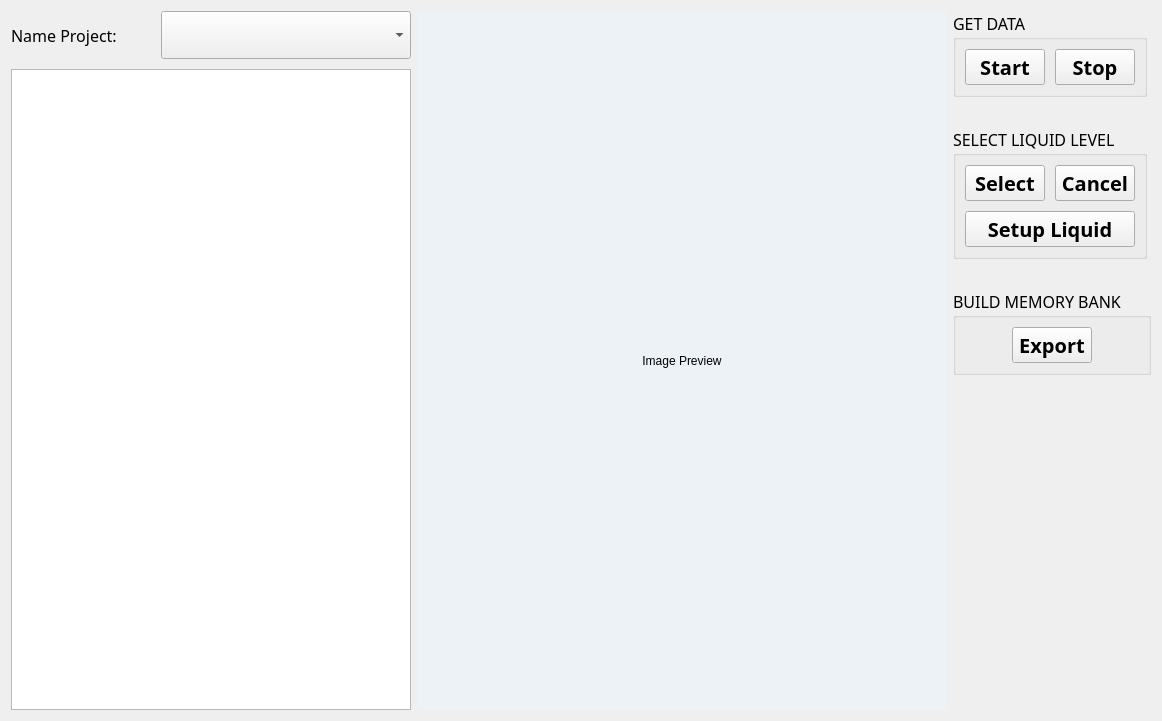
<?xml version="1.0" encoding="UTF-8"?>
<ui version="4.0">
 <class>Form</class>
 <widget class="QWidget" name="Form">
  <property name="geometry">
   <rect>
    <x>0</x>
    <y>0</y>
    <width>1162</width>
    <height>721</height>
   </rect>
  </property>
  <property name="windowTitle">
   <string>Data Acquisition</string>
  </property>
  <property name="styleSheet">
   <string notr="true">
/* ── Global ── */
QWidget {
    background-color: #F7F8FA;
    font-family: &quot;Segoe UI&quot;, Arial, sans-serif;

    color: #1A202C;
}

/* ── GroupBox ── */
QGroupBox {
    background-color: #FFFFFF;
    border: 1px solid #E2E8F0;
    border-radius: 8px;
    margin-top: 16px;
    padding: 12px 10px 10px 10px;
}
QGroupBox::title {
    subcontrol-origin: margin;
    subcontrol-position: top center;
    padding: 0 10px;
    color: #4A5568;

    font-weight: bold;
    letter-spacing: 1px;
}

/* ── Labels ── */
QLabel {
    background-color: transparent;
    color: #4A5568;

}

/* ── ComboBox ── */
QComboBox {
    background-color: #FFFFFF;
    border: 1px solid #CBD5E0;
    border-radius: 6px;
    padding: 6px 12px;

    min-height: 34px;
}
QComboBox:hover { border-color: #2563EB; }
QComboBox QAbstractItemView {
    background-color: #FFFFFF;
    border: 1px solid #E2E8F0;
    border-radius: 6px;
    selection-background-color: #EBF4FF;
    selection-color: #2563EB;
    padding: 4px;
}

/* ── TreeView ── */
QTreeView {
    background-color: #FFFFFF;
    border: 1px solid #E2E8F0;
    border-radius: 6px;

    color: #1A202C;
    outline: none;
    alternate-background-color: #F7FAFC;
}
QTreeView::item {
    padding: 5px 8px;
}
QTreeView::item:selected {
    background-color: #EBF4FF;
    color: #2563EB;
}
QTreeView::item:hover {
    background-color: #F7FAFC;
}
QTreeView::branch:selected {
    background-color: #EBF4FF;
}
QHeaderView::section {
    background-color: #EDF2F7;
    border: none;
    border-right: 1px solid #E2E8F0;
    border-bottom: 1px solid #E2E8F0;
    padding: 6px 10px;

    font-weight: bold;
    color: #4A5568;
}

/* ── Image label ── */
ClickableLabel, QLabel#img_show {
    background-color: #1A202C;
    border: 1px solid #2D3748;
    border-radius: 6px;
    color: #4A5568;

}

/* ── Buttons: Start (green) ── */
QPushButton#btn_start_get_data {
    background-color: #38A169;
    color: #FFFFFF;

    font-weight: bold;
    border: none;
    border-radius: 7px;
    padding: 0 20px;
    min-height: 44px;
    min-width: 120px;
    max-width: 120px;
}
QPushButton#btn_start_get_data:hover { background-color: #2F855A; }
QPushButton#btn_start_get_data:pressed { background-color: #276749; }

/* ── Buttons: Stop (red outline) ── */
QPushButton#btn_stop_get_data {
    background-color: #FFFFFF;
    color: #E53E3E;

    font-weight: bold;
    border: 2px solid #FC8181;
    border-radius: 7px;
    padding: 0 20px;
    min-height: 44px;
    min-width: 120px;
    max-width: 120px;
}
QPushButton#btn_stop_get_data:hover {
    background-color: #FFF5F5;
    border-color: #E53E3E;
}
QPushButton#btn_stop_get_data:pressed { background-color: #FED7D7; }

/* ── Buttons: Select (amber) ── */
QPushButton#btn_select_template {
    background-color: #D97706;
    color: #FFFFFF;

    font-weight: bold;
    border: none;
    border-radius: 7px;
    padding: 0 20px;
    min-height: 44px;
    min-width: 120px;
    max-width: 120px;
}
QPushButton#btn_select_template:hover { background-color: #B45309; }
QPushButton#btn_select_template:pressed { background-color: #92400E; }

/* ── Buttons: Cancel (red outline) ── */
QPushButton#btn_cancle_select {
    background-color: #FFFFFF;
    color: #E53E3E;

    font-weight: bold;
    border: 2px solid #FC8181;
    border-radius: 7px;
    padding: 0 20px;
    min-height: 44px;
    min-width: 120px;
    max-width: 120px;
}
QPushButton#btn_cancle_select:hover {
    background-color: #FFF5F5;
    border-color: #E53E3E;
}
QPushButton#btn_cancle_select:pressed { background-color: #FED7D7; }

/* ── Buttons: Blue (Setup liquid, Export) ── */
QPushButton#btn_setup_liquid, QPushButton#build_memory_bank {
    background-color: #2563EB;
    color: #FFFFFF;

    font-weight: bold;
    border: none;
    border-radius: 7px;
    padding: 0 20px;
    min-height: 44px;
    min-width: 120px;
    max-width: 180px;
}
QPushButton#btn_setup_liquid:hover, QPushButton#build_memory_bank:hover {
    background-color: #1D4ED8;
}
QPushButton#btn_setup_liquid:pressed, QPushButton#build_memory_bank:pressed {
    background-color: #1E40AF;
}
   </string>
  </property>
  <layout class="QHBoxLayout" name="horizontalLayout_8">
   <item>
    <layout class="QVBoxLayout" name="verticalLayout">
     <property name="spacing">
      <number>10</number>
     </property>
     <item>
      <layout class="QHBoxLayout" name="horizontalLayout">
       <property name="spacing">
        <number>8</number>
       </property>
       <item>
        <widget class="QLabel" name="label_4">
         <property name="minimumSize">
          <size>
           <width>100</width>
           <height>0</height>
          </size>
         </property>
         <property name="maximumSize">
          <size>
           <width>150</width>
           <height>16777215</height>
          </size>
         </property>
         <property name="font">
          <font>
           <family>Segoe UI,Arial,sans-serif</family>
           <pointsize>12</pointsize>
          </font>
         </property>
         <property name="text">
          <string>Name Project:</string>
         </property>
        </widget>
       </item>
       <item>
        <widget class="QComboBox" name="name_project">
         <property name="minimumSize">
          <size>
           <width>250</width>
           <height>48</height>
          </size>
         </property>
         <property name="maximumSize">
          <size>
           <width>250</width>
           <height>16777215</height>
          </size>
         </property>
         <property name="font">
          <font>
           <family>Segoe UI,Arial,sans-serif</family>
           <pointsize>12</pointsize>
          </font>
         </property>
        </widget>
       </item>
      </layout>
     </item>
     <item>
      <widget class="QTreeView" name="treeView_img">
       <property name="sizePolicy">
        <sizepolicy hsizetype="Fixed" vsizetype="Expanding">
         <horstretch>0</horstretch>
         <verstretch>0</verstretch>
        </sizepolicy>
       </property>
       <property name="minimumSize">
        <size>
         <width>300</width>
         <height>0</height>
        </size>
       </property>
       <property name="maximumSize">
        <size>
         <width>400</width>
         <height>16777215</height>
        </size>
       </property>
       <property name="font">
        <font>
         <family>Segoe UI,Arial,sans-serif</family>
         <pointsize>12</pointsize>
        </font>
       </property>
       <property name="alternatingRowColors">
        <bool>true</bool>
       </property>
      </widget>
     </item>
    </layout>
   </item>
   <item>
    <widget class="ClickableLabel" name="img_show">
     <property name="minimumSize">
      <size>
       <width>300</width>
       <height>300</height>
      </size>
     </property>
     <property name="styleSheet">
      <string notr="true">background-color: #EDF2F7;</string>
     </property>
     <property name="text">
      <string>Image Preview</string>
     </property>
     <property name="alignment">
      <set>Qt::AlignCenter</set>
     </property>
    </widget>
   </item>
   <item>
    <layout class="QVBoxLayout" name="verticalLayout_4">
     <item>
      <layout class="QVBoxLayout" name="verticalLayout_3">
       <property name="spacing">
        <number>30</number>
       </property>
       <item>
        <widget class="QGroupBox" name="groupBox_3">
         <property name="sizePolicy">
          <sizepolicy hsizetype="Fixed" vsizetype="Preferred">
           <horstretch>0</horstretch>
           <verstretch>0</verstretch>
          </sizepolicy>
         </property>
         <property name="font">
          <font>
           <family>Segoe UI,Arial,sans-serif</family>
           <pointsize>12</pointsize>
          </font>
         </property>
         <property name="title">
          <string>GET DATA</string>
         </property>
         <layout class="QHBoxLayout" name="horizontalLayout_2">
          <property name="spacing">
           <number>10</number>
          </property>
          <item>
           <layout class="QHBoxLayout" name="horizontalLayout_4">
            <item>
             <widget class="QPushButton" name="btn_start_get_data">
              <property name="font">
               <font>
                <family>Segoe UI,Arial,sans-serif</family>
                <pointsize>15</pointsize>
                <weight>75</weight>
                <bold>true</bold>
               </font>
              </property>
              <property name="cursor">
               <cursorShape>PointingHandCursor</cursorShape>
              </property>
              <property name="text">
               <string>Start</string>
              </property>
              <property name="iconSize">
               <size>
                <width>16</width>
                <height>16</height>
               </size>
              </property>
             </widget>
            </item>
            <item>
             <widget class="QPushButton" name="btn_stop_get_data">
              <property name="font">
               <font>
                <family>Segoe UI,Arial,sans-serif</family>
                <pointsize>15</pointsize>
                <weight>75</weight>
                <bold>true</bold>
               </font>
              </property>
              <property name="cursor">
               <cursorShape>PointingHandCursor</cursorShape>
              </property>
              <property name="text">
               <string>Stop</string>
              </property>
             </widget>
            </item>
           </layout>
          </item>
         </layout>
        </widget>
       </item>
       <item>
        <widget class="QGroupBox" name="groupBox">
         <property name="sizePolicy">
          <sizepolicy hsizetype="Fixed" vsizetype="Preferred">
           <horstretch>0</horstretch>
           <verstretch>0</verstretch>
          </sizepolicy>
         </property>
         <property name="font">
          <font>
           <family>Segoe UI,Arial,sans-serif</family>
           <pointsize>12</pointsize>
          </font>
         </property>
         <property name="title">
          <string>SELECT LIQUID LEVEL</string>
         </property>
         <layout class="QVBoxLayout" name="verticalLayout_2">
          <property name="spacing">
           <number>10</number>
          </property>
          <item>
           <layout class="QHBoxLayout" name="horizontalLayout_3">
            <property name="spacing">
             <number>10</number>
            </property>
            <item>
             <widget class="QPushButton" name="btn_select_template">
              <property name="font">
               <font>
                <family>Segoe UI,Arial,sans-serif</family>
                <pointsize>15</pointsize>
                <weight>75</weight>
                <bold>true</bold>
               </font>
              </property>
              <property name="cursor">
               <cursorShape>PointingHandCursor</cursorShape>
              </property>
              <property name="text">
               <string>Select</string>
              </property>
             </widget>
            </item>
            <item>
             <widget class="QPushButton" name="btn_cancle_select">
              <property name="font">
               <font>
                <family>Segoe UI,Arial,sans-serif</family>
                <pointsize>15</pointsize>
                <weight>75</weight>
                <bold>true</bold>
               </font>
              </property>
              <property name="cursor">
               <cursorShape>PointingHandCursor</cursorShape>
              </property>
              <property name="text">
               <string>Cancel</string>
              </property>
             </widget>
            </item>
           </layout>
          </item>
          <item>
           <layout class="QHBoxLayout" name="horizontalLayout_5">
            <item>
             <widget class="QPushButton" name="btn_setup_liquid">
              <property name="font">
               <font>
                <family>Segoe UI,Arial,sans-serif</family>
                <pointsize>15</pointsize>
                <weight>75</weight>
                <bold>true</bold>
               </font>
              </property>
              <property name="cursor">
               <cursorShape>PointingHandCursor</cursorShape>
              </property>
              <property name="text">
               <string>Setup Liquid</string>
              </property>
             </widget>
            </item>
           </layout>
          </item>
         </layout>
        </widget>
       </item>
       <item>
        <layout class="QHBoxLayout" name="horizontalLayout_7">
         <item>
          <widget class="QGroupBox" name="groupBox_5">
           <property name="sizePolicy">
            <sizepolicy hsizetype="Fixed" vsizetype="Preferred">
             <horstretch>0</horstretch>
             <verstretch>0</verstretch>
            </sizepolicy>
           </property>
           <property name="font">
            <font>
             <family>Segoe UI,Arial,sans-serif</family>
             <pointsize>12</pointsize>
            </font>
           </property>
           <property name="title">
            <string>BUILD MEMORY BANK</string>
           </property>
           <layout class="QHBoxLayout" name="horizontalLayout_6">
            <item>
             <widget class="QPushButton" name="build_memory_bank">
              <property name="sizePolicy">
               <sizepolicy hsizetype="Fixed" vsizetype="Fixed">
                <horstretch>0</horstretch>
                <verstretch>0</verstretch>
               </sizepolicy>
              </property>
              <property name="font">
               <font>
                <family>Segoe UI,Arial,sans-serif</family>
                <pointsize>15</pointsize>
                <weight>75</weight>
                <bold>true</bold>
               </font>
              </property>
              <property name="cursor">
               <cursorShape>PointingHandCursor</cursorShape>
              </property>
              <property name="text">
               <string>Export</string>
              </property>
             </widget>
            </item>
           </layout>
          </widget>
         </item>
        </layout>
       </item>
      </layout>
     </item>
     <item>
      <spacer name="verticalSpacer">
       <property name="orientation">
        <enum>Qt::Vertical</enum>
       </property>
       <property name="sizeHint" stdset="0">
        <size>
         <width>13</width>
         <height>13</height>
        </size>
       </property>
      </spacer>
     </item>
    </layout>
   </item>
  </layout>
 </widget>
 <customwidgets>
  <customwidget>
   <class>ClickableLabel</class>
   <extends>QLabel</extends>
   <header>clickablelabel.h</header>
  </customwidget>
 </customwidgets>
 <resources/>
 <connections/>
</ui>
